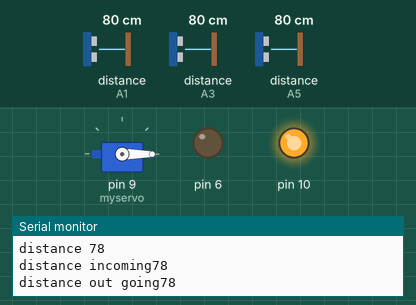
This sketch was run on a simulated Arduino Uno, built with avr-gcc and run on an emulated ATmega328P. Parts: servo, output pins drawn as LEDs (lit = HIGH), the last lines printed to the serial monitor. Wiring (inferred from the names in the program): 3 × ultrasonic range finder: trigger A0, echo A1 / trigger A2, echo A3 / trigger A4, echo A5. Dashed ring = blinking. The test bench sets the inputs (shaded band); at power-on: distance to the obstacle (sensors on A1, A5, A3) 80 cm. The echo pulse lasts 58.3 µs per cm; pins used as bus, display or sensor lines are not drawn.

Above: at 1.3 s.
1.4 s: distance to the obstacle (sensor on A1) set to 12 cm
2.9 s: distance to the obstacle (sensor on A1) set to 9 cm
At 3.5 s:
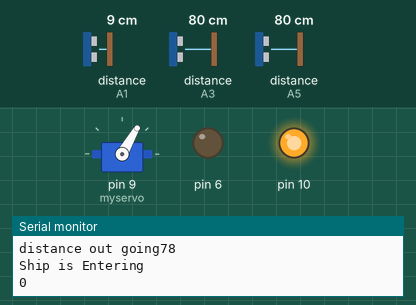
4.6 s: distance to the obstacle (sensor on A5) set to 7 cm
6.1 s: distance to the obstacle (sensor on A5) set to 4 cm
At 6.6 s:
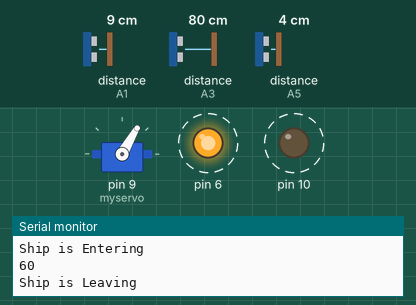
9.2 s: distance to the obstacle (sensor on A3) set to 24 cm
12.3 s: distance to the obstacle (sensor on A3) set to 19 cm
At 12.9 s:
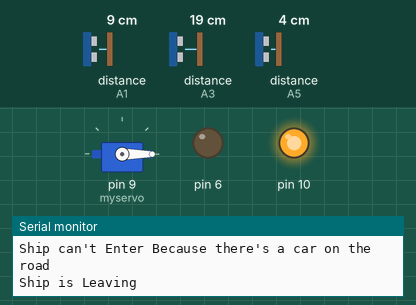
Timing chart, 0 to 15.3 s (numbered marks = the images above; inputs shaded):
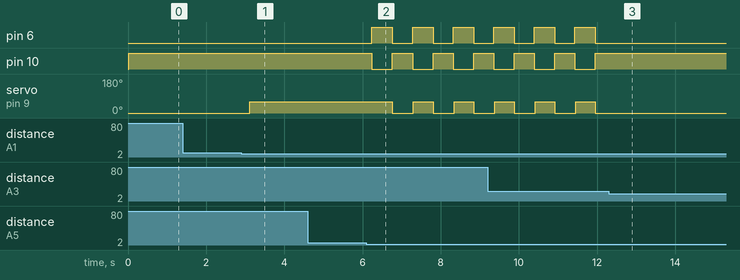

Measured:
- the behaviour switches between 11 and 10 cm on distance to the obstacle (sensor on A1) (found by bisection; images 0 and 1)
- the behaviour switches between 6 and 5 cm on distance to the obstacle (sensor on A5) (found by bisection; images 1 and 2)
- the behaviour switches between 22 and 21 cm on distance to the obstacle (sensor on A3) (found by bisection; images 2 and 3)
- after the input at 2.9 s, servo on pin 9 (myservo): 0° → 60° after 0.21 s
- after the input at 6.1 s, pin 6, pin 10: alternates HIGH for 0.52 s and LOW for 0.52 s, starting after 0.14 s; servo on pin 9 (myservo): alternates 60° for 0.50 s and 0° for 0.54 s, starting after 0.66 s
- after the input at 12.3 s, pin 6: stops changing and stays LOW; pin 10: stops changing and stays HIGH; servo on pin 9 (myservo): stops changing and stays 0°

The sketch:

main_code.ino
```cpp
#define trig_pin A2
#define echo_pin A3
#define trig_pin_1 A0
#define echo_pin_1 A1
#define trig_pin_2 A4
#define echo_pin_2 A5
#include <Servo.h>
Servo myservo;
int pos =0;
long distance;
long duration;
long distance_1;
long duration_1;
long distance_2;
long duration_2;
void setup()
{
  Serial.begin(9600);
  pinMode(trig_pin,OUTPUT);
  pinMode(echo_pin,INPUT);
  pinMode(trig_pin_1,OUTPUT);
  pinMode(echo_pin_1,INPUT);
  pinMode(trig_pin_2,OUTPUT);
  pinMode(echo_pin_2,INPUT);
  pinMode(6,OUTPUT);
  pinMode(10,OUTPUT);
  myservo.attach(9);
  Serial.begin(9600);
  myservo.write(0);
}
void loop()
{
  digitalWrite(trig_pin,LOW);
  delayMicroseconds(2);
  digitalWrite(trig_pin,HIGH);
  delayMicroseconds(10);
  digitalWrite(trig_pin,LOW);
  duration=pulseIn(echo_pin,HIGH);
  distance=duration*0.017;

  digitalWrite(trig_pin_1,LOW);
  delayMicroseconds(2);
  digitalWrite(trig_pin_1,HIGH);
  delayMicroseconds(10);
  digitalWrite(trig_pin_1,LOW);
  duration_1=pulseIn(echo_pin_1,HIGH);
  distance_1=duration_1*0.017;

  digitalWrite(trig_pin_2,LOW);
  delayMicroseconds(2);
  digitalWrite(trig_pin_2,HIGH);
  delayMicroseconds(10);
  digitalWrite(trig_pin_2,LOW);
  duration_2=pulseIn(echo_pin_2,HIGH);
  distance_2=duration_2*0.017;

  Serial.print("distance ");
  Serial.print(distance);
  Serial.println();
  Serial.print("distance incoming");
  Serial.print(distance_1);
  Serial.println();
  Serial.print("distance out going");
  Serial.print(distance_2);
  Serial.println();
  if (distance_1<10)
  {
    if (distance>20)
    {
      Serial.print("\n\nShip is Entering\n\n");
      digitalWrite(6,HIGH);
      digitalWrite(10,LOW);
      Serial.println(pos);
      if(pos == 0)
    {
    pos=60;
    myservo.write(60);
    }
    }
    else
    {
      Serial.print("\n\nShip can't Enter Because there's a car on the road\n\n");
      digitalWrite(10,HIGH);
      digitalWrite(6,LOW);
    }
  }
  if (distance_2<5 )
  {
    Serial.print("\n\nShip is Leaving\n\n");
    delay(500);
    Serial.println(pos);
    if (pos ==60)
  {
  pos=0;
  myservo.write(pos);
  }
  }
  digitalWrite(6,LOW);
  digitalWrite(10,HIGH);
  delay(500);
}
```
